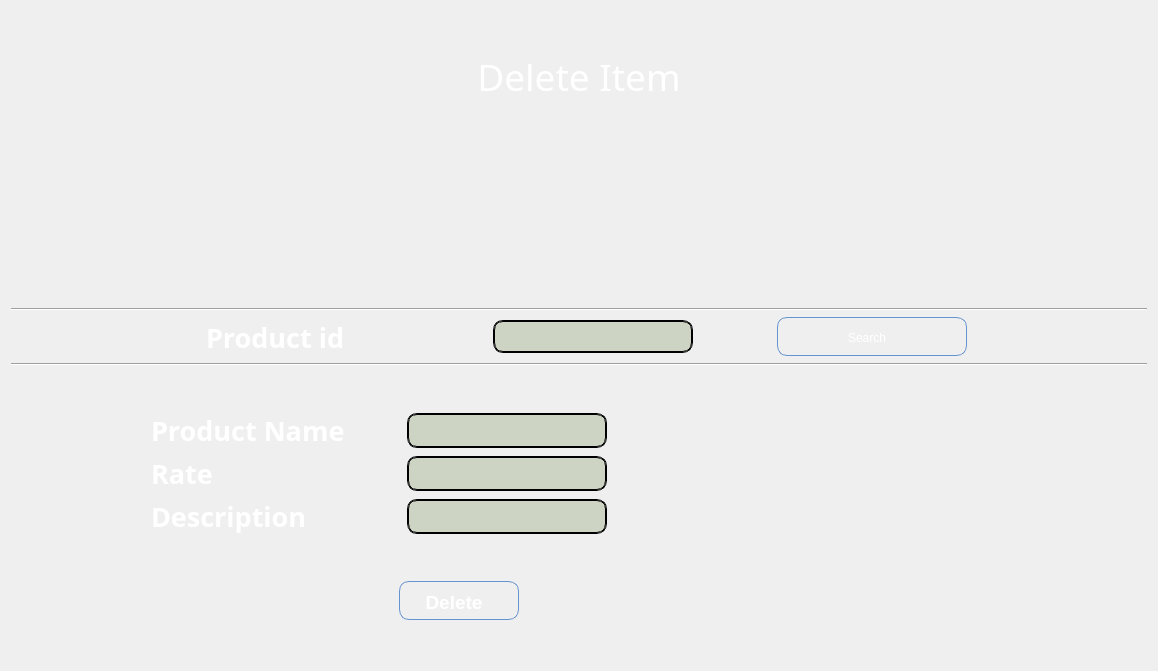
            <widget class="QWidget" name="delete_Item_page">
             <layout class="QVBoxLayout" name="verticalLayout_27">
              <item>
               <layout class="QVBoxLayout" name="verticalLayout_26">
                <item>
                 <spacer name="verticalSpacer_80">
                  <property name="orientation">
                   <enum>Qt::Vertical</enum>
                  </property>
                  <property name="sizeHint" stdset="0">
                   <size>
                    <width>20</width>
                    <height>40</height>
                   </size>
                  </property>
                 </spacer>
                </item>
                <item>
                 <widget class="QLabel" name="label_109">
                  <property name="font">
                   <font>
                    <family>Snap ITC</family>
                    <pointsize>28</pointsize>
                   </font>
                  </property>
                  <property name="styleSheet">
                   <string notr="true">background:transparent;
color: rgb(255, 255, 255);</string>
                  </property>
                  <property name="text">
                   <string>Delete Item</string>
                  </property>
                  <property name="alignment">
                   <set>Qt::AlignCenter</set>
                  </property>
                 </widget>
                </item>
                <item>
                 <spacer name="verticalSpacer_79">
                  <property name="orientation">
                   <enum>Qt::Vertical</enum>
                  </property>
                  <property name="sizeType">
                   <enum>QSizePolicy::Maximum</enum>
                  </property>
                  <property name="sizeHint" stdset="0">
                   <size>
                    <width>20</width>
                    <height>200</height>
                   </size>
                  </property>
                 </spacer>
                </item>
               </layout>
              </item>
              <item>
               <widget class="Line" name="line_26">
                <property name="orientation">
                 <enum>Qt::Horizontal</enum>
                </property>
               </widget>
              </item>
              <item>
               <layout class="QHBoxLayout" name="horizontalLayout_115">
                <item>
                 <spacer name="horizontalSpacer_174">
                  <property name="orientation">
                   <enum>Qt::Horizontal</enum>
                  </property>
                  <property name="sizeType">
                   <enum>QSizePolicy::Maximum</enum>
                  </property>
                  <property name="sizeHint" stdset="0">
                   <size>
                    <width>117</width>
                    <height>20</height>
                   </size>
                  </property>
                 </spacer>
                </item>
                <item>
                 <widget class="QLabel" name="label_110">
                  <property name="minimumSize">
                   <size>
                    <width>0</width>
                    <height>40</height>
                   </size>
                  </property>
                  <property name="maximumSize">
                   <size>
                    <width>203</width>
                    <height>16777215</height>
                   </size>
                  </property>
                  <property name="font">
                   <font>
                    <family>Perpetua Titling MT</family>
                    <pointsize>20</pointsize>
                    <weight>75</weight>
                    <italic>false</italic>
                    <bold>true</bold>
                   </font>
                  </property>
                  <property name="styleSheet">
                   <string notr="true">background:transparent;
color: rgb(255, 255, 255);</string>
                  </property>
                  <property name="text">
                   <string>Product id</string>
                  </property>
                 </widget>
                </item>
                <item>
                 <widget class="QLineEdit" name="deleteItem_ProductId_PrimaryKey_LineEdit">
                  <property name="maximumSize">
                   <size>
                    <width>200</width>
                    <height>33</height>
                   </size>
                  </property>
                  <property name="styleSheet">
                   <string notr="true">QLineEdit{
font: 75 14pt &quot;MS Shell Dlg 2&quot;;
background: rgba(90, 120, 50, 59);
	color: rgb(255, 255, 255);
    selection-color: white;   
    border: 2px groove black;
    border-radius: 10px;
    padding: 2px 4px;
}</string>
                  </property>
                  <property name="text">
                   <string/>
                  </property>
                 </widget>
                </item>
                <item>
                 <widget class="QPushButton" name="DeleteItem_Search_btn">
                  <property name="maximumSize">
                   <size>
                    <width>190</width>
                    <height>16777215</height>
                   </size>
                  </property>
                  <property name="styleSheet">
                   <string notr="true">QPushButton:hover{
 background-image: url(:/newPrefix/img3.jpg);
       /* background:  qlineargradient(x1 : 0, y1 : 0, x2 : 0, y2 :   1, stop :   0.0 #ffd9aa,
                stop :   0.5 #ffbb6e, stop :   0.55 #feae42, stop :   1.0 #fedb74);*/
}

QPushButton {
        border: 1px solid #6593cf;
		border-width: 1px;
        border-radius: 10px;
        padding: 5px 15px 2px 5px;
        background:transparent;/* qlineargradient(x1 : 0, y1 : 0, x2 : 0, y2 :   1, stop :   0.0 #f5f9ff,
                stop :   0.5 #c7dfff, stop :   0.55 #afd2ff, stop :   1.0 #c0dbff);*/
       color: rgb(255, 255, 255);
		
	font: 75 14pt &quot;MS Shell Dlg 2&quot;;
        font: bold large &quot;Arial&quot;;
        height: 30px;
}




QPushButton:pressed {
        /*  background: qlineargradient(x1 : 0, y1 : 0, x2 : 0, y2 :   1, stop :   0.0 #c0dbff,
        stop :   0.5 #cfd26f, stop :   0.55 #c7df6f, stop :   1.0 #f5f9ff);*/
	    background-image: url(:/newPrefix/Img1.jpg);
        padding-top: 2px;
        padding-left: 3px;

}


QPushButton:on {
        background: qlineargradient(x1 : 0, y1 : 0, x2 : 0, y2 :   1, stop :   0.0 #5AA72D,
        stop :   0.5 #B3E296, stop :   0.55 #B3E296, stop :   1.0 #f5f9ff);
        padding-top: 2px;
        padding-left: 3px;
}

QPushButton:disabled {
        background: transparent #e5e9ee;
        padding-top: 2px;        
        padding-left: 3px;
        color: black;
}</string>
                  </property>
                  <property name="text">
                   <string>Search</string>
                  </property>
                 </widget>
                </item>
                <item>
                 <spacer name="horizontalSpacer_175">
                  <property name="orientation">
                   <enum>Qt::Horizontal</enum>
                  </property>
                  <property name="sizeType">
                   <enum>QSizePolicy::Maximum</enum>
                  </property>
                  <property name="sizeHint" stdset="0">
                   <size>
                    <width>100</width>
                    <height>20</height>
                   </size>
                  </property>
                 </spacer>
                </item>
               </layout>
              </item>
              <item>
               <widget class="Line" name="line_27">
                <property name="orientation">
                 <enum>Qt::Horizontal</enum>
                </property>
               </widget>
              </item>
              <item>
               <spacer name="verticalSpacer_81">
                <property name="orientation">
                 <enum>Qt::Vertical</enum>
                </property>
                <property name="sizeType">
                 <enum>QSizePolicy::Preferred</enum>
                </property>
                <property name="sizeHint" stdset="0">
                 <size>
                  <width>20</width>
                  <height>40</height>
                 </size>
                </property>
               </spacer>
              </item>
              <item>
               <layout class="QHBoxLayout" name="horizontalLayout_118">
                <property name="leftMargin">
                 <number>100</number>
                </property>
                <property name="rightMargin">
                 <number>500</number>
                </property>
                <item>
                 <spacer name="horizontalSpacer_180">
                  <property name="orientation">
                   <enum>Qt::Horizontal</enum>
                  </property>
                  <property name="sizeHint" stdset="0">
                   <size>
                    <width>40</width>
                    <height>20</height>
                   </size>
                  </property>
                 </spacer>
                </item>
                <item>
                 <widget class="QLabel" name="label_113">
                  <property name="minimumSize">
                   <size>
                    <width>250</width>
                    <height>0</height>
                   </size>
                  </property>
                  <property name="font">
                   <font>
                    <family>Perpetua Titling MT</family>
                    <pointsize>20</pointsize>
                    <weight>75</weight>
                    <bold>true</bold>
                   </font>
                  </property>
                  <property name="styleSheet">
                   <string notr="true">background:transparent;
color: rgb(255, 255, 255);</string>
                  </property>
                  <property name="text">
                   <string>Product Name</string>
                  </property>
                 </widget>
                </item>
                <item>
                 <widget class="QLineEdit" name="deleteItem_ProductName_LineEdit">
                  <property name="sizePolicy">
                   <sizepolicy hsizetype="Expanding" vsizetype="Fixed">
                    <horstretch>0</horstretch>
                    <verstretch>0</verstretch>
                   </sizepolicy>
                  </property>
                  <property name="minimumSize">
                   <size>
                    <width>200</width>
                    <height>0</height>
                   </size>
                  </property>
                  <property name="maximumSize">
                   <size>
                    <width>190</width>
                    <height>35</height>
                   </size>
                  </property>
                  <property name="styleSheet">
                   <string notr="true">QLineEdit{
font: 75 14pt &quot;MS Shell Dlg 2&quot;;
background: rgba(90, 120, 50, 59);
	color: rgb(255, 255, 255);
    selection-color: white;   
    border: 2px groove black;
    border-radius: 10px;
    padding: 2px 4px;
}</string>
                  </property>
                  <property name="text">
                   <string/>
                  </property>
                 </widget>
                </item>
                <item>
                 <spacer name="horizontalSpacer_181">
                  <property name="orientation">
                   <enum>Qt::Horizontal</enum>
                  </property>
                  <property name="sizeHint" stdset="0">
                   <size>
                    <width>40</width>
                    <height>20</height>
                   </size>
                  </property>
                 </spacer>
                </item>
               </layout>
              </item>
              <item>
               <layout class="QHBoxLayout" name="horizontalLayout_116">
                <property name="leftMargin">
                 <number>100</number>
                </property>
                <property name="rightMargin">
                 <number>500</number>
                </property>
                <item>
                 <spacer name="horizontalSpacer_176">
                  <property name="orientation">
                   <enum>Qt::Horizontal</enum>
                  </property>
                  <property name="sizeType">
                   <enum>QSizePolicy::Expanding</enum>
                  </property>
                  <property name="sizeHint" stdset="0">
                   <size>
                    <width>40</width>
                    <height>20</height>
                   </size>
                  </property>
                 </spacer>
                </item>
                <item>
                 <widget class="QLabel" name="label_111">
                  <property name="minimumSize">
                   <size>
                    <width>250</width>
                    <height>0</height>
                   </size>
                  </property>
                  <property name="font">
                   <font>
                    <family>Perpetua Titling MT</family>
                    <pointsize>20</pointsize>
                    <weight>75</weight>
                    <bold>true</bold>
                   </font>
                  </property>
                  <property name="styleSheet">
                   <string notr="true">background:transparent;
color: rgb(255, 255, 255);</string>
                  </property>
                  <property name="text">
                   <string>Rate                  </string>
                  </property>
                 </widget>
                </item>
                <item>
                 <widget class="QLineEdit" name="deleteItem_Rate_LineEdit">
                  <property name="minimumSize">
                   <size>
                    <width>200</width>
                    <height>0</height>
                   </size>
                  </property>
                  <property name="maximumSize">
                   <size>
                    <width>190</width>
                    <height>35</height>
                   </size>
                  </property>
                  <property name="styleSheet">
                   <string notr="true">QLineEdit{
font: 75 14pt &quot;MS Shell Dlg 2&quot;;
background: rgba(90, 120, 50, 59);
color: rgb(255, 255, 255);
    selection-color: white;   
    border: 2px groove black;
    border-radius: 10px;
    padding: 2px 4px;
}</string>
                  </property>
                 </widget>
                </item>
                <item>
                 <spacer name="horizontalSpacer_177">
                  <property name="orientation">
                   <enum>Qt::Horizontal</enum>
                  </property>
                  <property name="sizeHint" stdset="0">
                   <size>
                    <width>40</width>
                    <height>20</height>
                   </size>
                  </property>
                 </spacer>
                </item>
               </layout>
              </item>
              <item>
               <layout class="QHBoxLayout" name="horizontalLayout_117">
                <property name="leftMargin">
                 <number>100</number>
                </property>
                <property name="rightMargin">
                 <number>500</number>
                </property>
                <item>
                 <spacer name="horizontalSpacer_178">
                  <property name="orientation">
                   <enum>Qt::Horizontal</enum>
                  </property>
                  <property name="sizeHint" stdset="0">
                   <size>
                    <width>40</width>
                    <height>20</height>
                   </size>
                  </property>
                 </spacer>
                </item>
                <item>
                 <widget class="QLabel" name="label_112">
                  <property name="minimumSize">
                   <size>
                    <width>250</width>
                    <height>0</height>
                   </size>
                  </property>
                  <property name="font">
                   <font>
                    <family>Perpetua Titling MT</family>
                    <pointsize>20</pointsize>
                    <weight>75</weight>
                    <bold>true</bold>
                   </font>
                  </property>
                  <property name="styleSheet">
                   <string notr="true">background:transparent;
color: rgb(255, 255, 255);</string>
                  </property>
                  <property name="text">
                   <string>Description     </string>
                  </property>
                 </widget>
                </item>
                <item>
                 <widget class="QLineEdit" name="deleteItem_Description_LineEdit">
                  <property name="minimumSize">
                   <size>
                    <width>200</width>
                    <height>0</height>
                   </size>
                  </property>
                  <property name="maximumSize">
                   <size>
                    <width>190</width>
                    <height>35</height>
                   </size>
                  </property>
                  <property name="styleSheet">
                   <string notr="true">QLineEdit{
font: 75 14pt &quot;MS Shell Dlg 2&quot;;
background: rgba(90, 120, 50, 59);
color: rgb(255, 255, 255);
    selection-color: white;   
    border: 2px groove black;
    border-radius: 10px;
    padding: 2px 4px;
}</string>
                  </property>
                 </widget>
                </item>
                <item>
                 <spacer name="horizontalSpacer_179">
                  <property name="orientation">
                   <enum>Qt::Horizontal</enum>
                  </property>
                  <property name="sizeHint" stdset="0">
                   <size>
                    <width>40</width>
                    <height>20</height>
                   </size>
                  </property>
                 </spacer>
                </item>
               </layout>
              </item>
              <item>
               <spacer name="verticalSpacer_82">
                <property name="orientation">
                 <enum>Qt::Vertical</enum>
                </property>
                <property name="sizeType">
                 <enum>QSizePolicy::Preferred</enum>
                </property>
                <property name="sizeHint" stdset="0">
                 <size>
                  <width>20</width>
                  <height>40</height>
                 </size>
                </property>
               </spacer>
              </item>
              <item>
               <layout class="QHBoxLayout" name="horizontalLayout_114">
                <property name="spacing">
                 <number>0</number>
                </property>
                <property name="topMargin">
                 <number>0</number>
                </property>
                <property name="rightMargin">
                 <number>200</number>
                </property>
                <item>
                 <widget class="QPushButton" name="DeleteItem_Save_PushButton">
                  <property name="minimumSize">
                   <size>
                    <width>30</width>
                    <height>30</height>
                   </size>
                  </property>
                  <property name="maximumSize">
                   <size>
                    <width>120</width>
                    <height>39</height>
                   </size>
                  </property>
                  <property name="font">
                   <font>
                    <family>Arial</family>
                    <pointsize>14</pointsize>
                    <weight>75</weight>
                    <italic>false</italic>
                    <bold>true</bold>
                   </font>
                  </property>
                  <property name="styleSheet">
                   <string notr="true">QPushButton:hover{
 background-image: url(:/newPrefix/img3.jpg);
       /* background:  qlineargradient(x1 : 0, y1 : 0, x2 : 0, y2 :   1, stop :   0.0 #ffd9aa,
                stop :   0.5 #ffbb6e, stop :   0.55 #feae42, stop :   1.0 #fedb74);*/
}

QPushButton {
        border: 1px solid #6593cf;
		border-width: 1px;
        border-radius: 10px;
        padding: 5px 15px 2px 5px;
        background:transparent;/* qlineargradient(x1 : 0, y1 : 0, x2 : 0, y2 :   1, stop :   0.0 #f5f9ff,
                stop :   0.5 #c7dfff, stop :   0.55 #afd2ff, stop :   1.0 #c0dbff);*/
       color: rgb(255, 255, 255);
		
		
		font: 75 14pt &quot;MS Shell Dlg 2&quot;;
        font: bold large &quot;Arial&quot;;
        height: 30px;
}




QPushButton:pressed {
        /*  background: qlineargradient(x1 : 0, y1 : 0, x2 : 0, y2 :   1, stop :   0.0 #c0dbff,
        stop :   0.5 #cfd26f, stop :   0.55 #c7df6f, stop :   1.0 #f5f9ff);*/
	    background-image: url(:/newPrefix/Img1.jpg);
        padding-top: 2px;
        padding-left: 3px;

}


QPushButton:on {
        background: qlineargradient(x1 : 0, y1 : 0, x2 : 0, y2 :   1, stop :   0.0 #5AA72D,
        stop :   0.5 #B3E296, stop :   0.55 #B3E296, stop :   1.0 #f5f9ff);
        padding-top: 2px;
        padding-left: 3px;
}

QPushButton:disabled {
        background: transparent #e5e9ee;
        padding-top: 2px;        
        padding-left: 3px;
        color: black;
}</string>
                  </property>
                  <property name="text">
                   <string>Delete</string>
                  </property>
                 </widget>
                </item>
                <item>
                 <spacer name="horizontalSpacer_173">
                  <property name="orientation">
                   <enum>Qt::Horizontal</enum>
                  </property>
                  <property name="sizeType">
                   <enum>QSizePolicy::Maximum</enum>
                  </property>
                  <property name="sizeHint" stdset="0">
                   <size>
                    <width>40</width>
                    <height>20</height>
                   </size>
                  </property>
                 </spacer>
                </item>
               </layout>
              </item>
              <item>
               <spacer name="verticalSpacer_84">
                <property name="orientation">
                 <enum>Qt::Vertical</enum>
                </property>
                <property name="sizeHint" stdset="0">
                 <size>
                  <width>20</width>
                  <height>40</height>
                 </size>
                </property>
               </spacer>
              </item>
             </layout>
            </widget>
